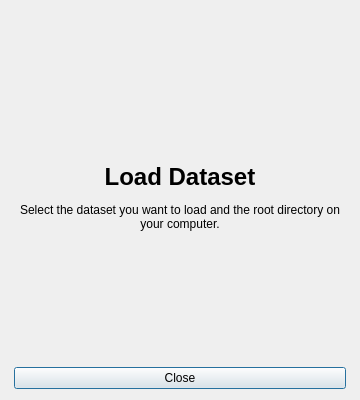
<?xml version="1.0" encoding="UTF-8"?>
<ui version="4.0">
 <class>AboutDialog</class>
 <widget class="QDialog" name="AboutDialog">
  <property name="windowModality">
   <enum>Qt::WindowModal</enum>
  </property>
  <property name="geometry">
   <rect>
    <x>0</x>
    <y>0</y>
    <width>360</width>
    <height>400</height>
   </rect>
  </property>
  <property name="minimumSize">
   <size>
    <width>360</width>
    <height>400</height>
   </size>
  </property>
  <property name="windowTitle">
   <string>About</string>
  </property>
  <property name="modal">
   <bool>true</bool>
  </property>
  <layout class="QVBoxLayout" name="verticalLayout" stretch="0,1,0">
   <property name="leftMargin">
    <number>14</number>
   </property>
   <property name="topMargin">
    <number>14</number>
   </property>
   <property name="rightMargin">
    <number>14</number>
   </property>
   <item>
    <widget class="QLabel" name="label">
     <property name="text">
      <string>&lt;html&gt;&lt;head/&gt;&lt;body&gt;&lt;p align=&quot;center&quot;&gt;&lt;img src=&quot;:/resources/logo.png&quot;/&gt;&lt;/p&gt;&lt;/body&gt;&lt;/html&gt;</string>
     </property>
    </widget>
   </item>
   <item>
    <widget class="QWidget" name="widget" native="true">
     <layout class="QVBoxLayout" name="verticalLayout_2" stretch="0">
      <property name="leftMargin">
       <number>0</number>
      </property>
      <property name="topMargin">
       <number>0</number>
      </property>
      <property name="rightMargin">
       <number>0</number>
      </property>
      <property name="bottomMargin">
       <number>0</number>
      </property>
      <item>
       <widget class="QLabel" name="lbl_description">
        <property name="text">
         <string>&lt;html&gt;&lt;head/&gt;&lt;body&gt;&lt;p align=&quot;center&quot;&gt;&lt;span style=&quot; font-size:18pt; font-weight:600;&quot;&gt;Load Dataset&lt;/span&gt;&lt;/p&gt;&lt;p align=&quot;center&quot;&gt;Select the dataset you want to load and the root directory on your computer.&lt;/p&gt;&lt;/body&gt;&lt;/html&gt;</string>
        </property>
        <property name="wordWrap">
         <bool>true</bool>
        </property>
       </widget>
      </item>
     </layout>
    </widget>
   </item>
   <item>
    <widget class="QDialogButtonBox" name="btn_dialog">
     <property name="sizePolicy">
      <sizepolicy hsizetype="Expanding" vsizetype="Expanding">
       <horstretch>0</horstretch>
       <verstretch>0</verstretch>
      </sizepolicy>
     </property>
     <property name="orientation">
      <enum>Qt::Vertical</enum>
     </property>
     <property name="standardButtons">
      <set>QDialogButtonBox::Close</set>
     </property>
     <property name="centerButtons">
      <bool>false</bool>
     </property>
    </widget>
   </item>
  </layout>
 </widget>
 <resources>
  <include location="../resources/resources.qrc"/>
 </resources>
 <connections/>
</ui>
